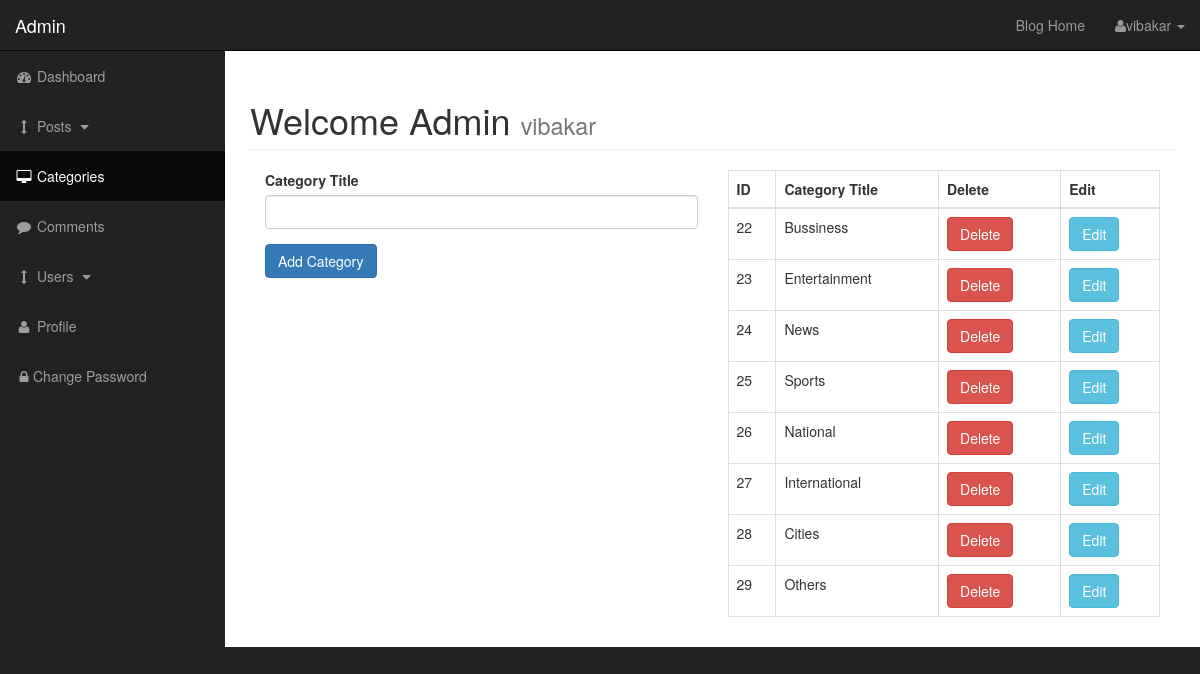
The app's page /admin/categories.php (signed in) with its own data.
### tables this page shows
CREATE TABLE `categories` (
  `cat_id` int(3) NOT NULL,
  `cat_title` varchar(250) NOT NULL
);

### admin/categories.php (the view, shortened to what this page needs)
<?php include 'includes/admin_header.php'; ?>
<?php include 'functions.php'; ?>
<div id="wrapper">
    <?php include 'includes/admin_navigation.php'; ?>
    <div id="page-wrapper">
        <div class="container-fluid">
            <div class="row">
                <div class="col-lg-12">
                    <h1 class="page-header">
                        Welcome <?php echo $_SESSION['user_role']; ?>
                        <small><?php echo $_SESSION['username']; ?></small>
                    </h1>
                    <div class="col-xs-6">
                        <form action="" method="post">
                            <div class="form-group">
                                <label for="cat-title">Category Title</label>
                                <input type="text" name="cat_title" class="form-control" required />
                            </div>
                            <div class="form-group">
                                <input type="submit" name="submit" value="Add Category" class="btn btn-primary" />
                            </div>
                        </form>
                    </div>
                    <div class="col-xs-6">
                        <table class="table table-bordered table-hover">
                            <thead>
                                <tr><th>ID</th><th>Category Title</th><th>Delete</th><th>Edit</th></tr>
                            </thead>
                            <tbody>
                                <?php
                                $sql = "SELECT * FROM categories";
                                $result = mysqli_query($con, $sql);
                                while ($row = mysqli_fetch_assoc($result)) {
                                    $cat_id = $row['cat_id'];
                                    $cat_title = $row['cat_title'];
                                    ?>
                                    <tr>
                                        <td><?php echo $cat_id; ?></td>
                                        <td><?php echo $cat_title; ?></td>
                                        <?php echo"<td><a class='btn btn-danger' onClick=\"javascript:return confirm('Are You Sure You Want To Delete');\"  href='categories.php?delete_id=$cat_id;'>Delete</a></td>"; ?>
                                        <td><a class='btn btn-info' href="categories.php?update_id=<?php echo $cat_id; ?>&update_title=<?php echo $cat_title; ?>">Edit</a></td>
                                    </tr>
                                    <?php
                                }
                                ?>
                            </tbody>
                        </table>
                    </div>
                </div>
            </div>
        </div>
    </div>
    <?php include 'includes/admin_footer.php'; ?>

### admin/css/sb-admin.css (style rules this page uses)
body { margin-top: 100px; background-color: #222; }
@media (min-width:768px) { body { margin-top: 50px; } }
#wrapper { padding-left: 0; }
#page-wrapper { width: 100%; padding: 0; background-color: #fff; }
@media (min-width:768px) { #wrapper { padding-left: 225px; } }
@media (min-width:768px) { #page-wrapper { padding: 10px; } }

### records on screen
categories: cat_id "22", cat_title "Bussiness"
categories: cat_id "23", cat_title "Entertainment"
categories: cat_id "24", cat_title "News"
categories: cat_id "25", cat_title "Sports"
categories: cat_id "26", cat_title "National"
categories: cat_id "27", cat_title "International"
categories: cat_id "28", cat_title "Cities"
categories: cat_id "29", cat_title "Others"

### other values on screen
$_SESSION['username'] "vibakar"
$_SESSION['user_role'] "Admin"
